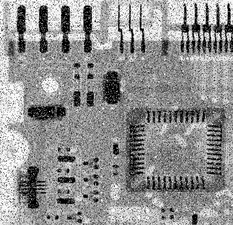
#> input picture Question_1/pics/ckt-board-saltpep.tif, 233 x 225 px, shrunk from 455 x 440 before the run
$ python laplace.py ../pics/ckt-board-saltpep.tif out.png
#> lines starting #> are read from the running program, lines starting #| are printed output that depends on the picture
#!/usr/bin/env python
import Image
import numpy
import math
import sys

def get_pixel(pixel, img, row, col):
    for i in xrange(3):
        for j in xrange(3):
            pixel[i][j] = img[row][col]
            col += 1
        col -= 3
        row += 1
    return pixel

def write_pixel(pixel, img, row, col):
    img[row + 1][col + 1] = pixel[1][1]
    return img

def scan_image(img, saved_img, row, col):
    for i in xrange(row - 2):
        for j in xrange(col - 2):
            pixel = [[0 for x in xrange(3)] for x in xrange(3)]
            get_pixel(pixel, img, i, j)
            laplace(gx, pixel, i, j, saved_img)
    return saved_img


def laplace(gx, pixel, row, col, saved_img):
    gxsum = 0
    for i in xrange(3):
        for j in xrange(3):
            gxsum += gx[i][j] * pixel[i][j]

    if pixel[1][1] + gxsum > 255:
        pixel[1][1] = 255
    elif pixel[1][1] + gxsum <0:
        pixel[1][1] = 0
    else:
        pixel[1][1] += gxsum
    write_pixel(pixel, saved_img, row, col)


if __name__ == "__main__":

    im = Image.open(sys.argv[1])
#> im is the input picture: PIL image 233x225 L; min 0, max 255, mean 144.3
    width = im.size[0]
#> width = 233
    height = im.size[1]
#> height = 225
    my_im = Image.new("L", (width, height))
#> my_im: PIL image 233x225 L; every value is 0
    my_im_array = numpy.array(my_im)
    imarray = numpy.array(im)
    #laplace kernel
    gx = [
            [0, -1, 0],
            [-1, 4, -1],
            [0, -1, 0]
            ]

    scan_image(imarray, my_im_array, height, width)
    mytiff = Image.fromarray(my_im_array)
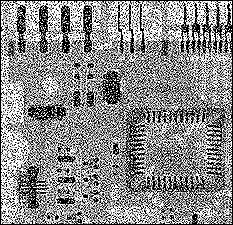
#> mytiff: PIL image 233x225 L; min 0, max 255, mean 138
    mytiff.save(sys.argv[2])
